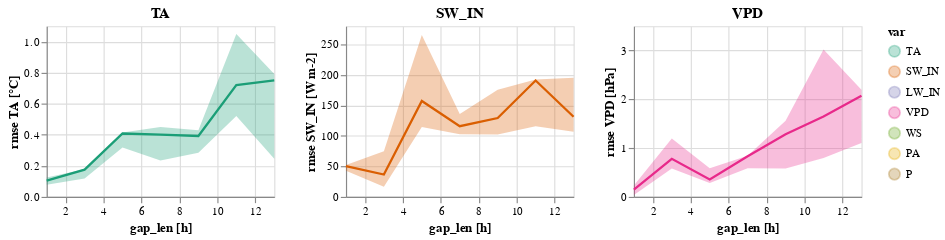

Notebook source saved alongside this figure:
### Code cell
plot_gap_len(gap_len)

### Figure 1 — Vega-Lite specification as saved in the notebook (floating-point values rounded to 4 significant figures)
{"config": {"view": {"continuousWidth": 400, "continuousHeight": 300}}, "vconcat": [{"hconcat": [{"layer": [{"mark": "line", "encoding": {"color": {"field": "var", "scale": {"domain": ["TA", "SW_IN", "LW_IN", "VPD", "WS", "PA", "P"], "range": ["#1B9E77", "#D95F02", "#7570B3", "#E7298A", "#66A61E", "#E6AB02", "#A6761D", "#666666"]}, "type": "nominal"}, "x": {"axis": {"labelAngle": 0}, "field": "gap_len", "title": "gap_len [h]", "type": "quantitative"}, "y": {"field": "median", "title": "rmse TA [°C]", "type": "quantitative"}}}, {"mark": "errorband", "encoding": {"color": {"field": "var", "type": "nominal"}, "x": {"field": "gap_len", "type": "quantitative"}, "y": {"field": "Q1", "title": "rmse TA [°C]", "type": "quantitative"}, "y2": {"field": "Q3"}}}], "height": 150, "title": "TA", "width": 200}, {"layer": [{"mark": "line", "encoding": {"color": {"field": "var", "scale": {"domain": ["TA", "SW_IN", "LW_IN", "VPD", "WS", "PA", "P"], "range": ["#1B9E77", "#D95F02", "#7570B3", "#E7298A", "#66A61E", "#E6AB02", "#A6761D", "#666666"]}, "type": "nominal"}, "x": {"axis": {"labelAngle": 0}, "field": "gap_len", "title": "gap_len [h]", "type": "quantitative"}, "y": {"field": "median", "title": "rmse SW_IN [W m-2]", "type": "quantitative"}}}, {"mark": "errorband", "encoding": {"color": {"field": "var", "type": "nominal"}, "x": {"field": "gap_len", "type": "quantitative"}, "y": {"field": "Q1", "title": "rmse SW_IN [W m-2]", "type": "quantitative"}, "y2": {"field": "Q3"}}}], "data": {"name": "data-463e50ac25fa397fc4cbe444688eeb9c"}, "height": 150, "title": "SW_IN", "width": 200}, {"layer": [{"mark": "line", "encoding": {"color": {"field": "var", "scale": {"domain": ["TA", "SW_IN", "LW_IN", "VPD", "WS", "PA", "P"], "range": ["#1B9E77", "#D95F02", "#7570B3", "#E7298A", "#66A61E", "#E6AB02", "#A6761D", "#666666"]}, "type": "nominal"}, "x": {"axis": {"labelAngle": 0}, "field": "gap_len", "title": "gap_len [h]", "type": "quantitative"}, "y": {"field": "median", "title": "rmse VPD [hPa]", "type": "quantitative"}}}, {"mark": "errorband", "encoding": {"color": {"field": "var", "type": "nominal"}, "x": {"field": "gap_len", "type": "quantitative"}, "y": {"field": "Q1", "title": "rmse VPD [hPa]", "type": "quantitative"}, "y2": {"field": "Q3"}}}], "data": {"name": "data-c05cc04a0f67f858bf435d9f56850c00"}, "height": 150, "title": "VPD", "width": 200}]}], "data": {"name": "data-d39450f28186513445e6f72fb748ad14"}, "resolve": {"scale": {"y": "independent"}}, "$schema": "https://vega.github.io/schema/vega-lite/v5.2.0.json", "datasets": {"data-d39450f28186513445e6f72fb748ad14": [{"var": "TA", "gap_len": 1.0, "method": "KalmanFilter", "median": 0.1043, "Q1": 0.07866, "Q3": 0.124, "min": 0.007522, "max": 0.1528}, {"var": "TA", "gap_len": 3.0, "method": "KalmanFilter", "median": 0.1755, "Q1": 0.118, "Q3": 0.1785, "min": 0.07917, "max": 0.3189}, {"var": "TA", "gap_len": 5.0, "method": "KalmanFilter", "median": 0.4082, "Q1": 0.3182, "Q3": 0.4144, "min": 0.0498, "max": 0.4933}, {"var": "TA", "gap_len": 7.0, "method": "KalmanFilter", "median": 0.4008, "Q1": 0.2351, "Q3": 0.4509, "min": 0.193, "max": 0.4709}, {"var": "TA", "gap_len": 9.0, "method": "KalmanFilter", "median": 0.3925, "Q1": 0.2838, "Q3": 0.4287, "min": 0.2586, "max": 0.7962}, {"var": "TA", "gap_len": 11.0, "method": "KalmanFilter", "median": 0.7205, "Q1": 0.5206, "Q3": 1.049, "min": 0.2373, "max": 1.058}, {"var": "TA", "gap_len": 13.0, "method": "KalmanFilter", "median": 0.7501, "Q1": 0.2449, "Q3": 0.792, "min": 0.1679, "max": 1.543}], "data-463e50ac25fa397fc4cbe444688eeb9c": [{"var": "SW_IN", "gap_len": 1.0, "method": "KalmanFilter", "median": 50.6, "Q1": 42.98, "Q3": 52.13, "min": 29.77, "max": 71.45}, {"var": "SW_IN", "gap_len": 3.0, "method": "KalmanFilter", "median": 36.59, "Q1": 16.53, "Q3": 74.91, "min": 12.91, "max": 157.2}, {"var": "SW_IN", "gap_len": 5.0, "method": "KalmanFilter", "median": 157.2, "Q1": 114.6, "Q3": 265.4, "min": 17.09, "max": 322.9}, {"var": "SW_IN", "gap_len": 7.0, "method": "KalmanFilter", "median": 115.9, "Q1": 102.8, "Q3": 136.1, "min": 97.93, "max": 137.7}, {"var": "SW_IN", "gap_len": 9.0, "method": "KalmanFilter", "median": 129.3, "Q1": 102.4, "Q3": 175.8, "min": 93.15, "max": 303.7}, {"var": "SW_IN", "gap_len": 11.0, "method": "KalmanFilter", "median": 190.8, "Q1": 115.9, "Q3": 192.6, "min": 82.36, "max": 210.8}, {"var": "SW_IN", "gap_len": 13.0, "method": "KalmanFilter", "median": 131.4, "Q1": 106.7, "Q3": 195.4, "min": 102.5, "max": 289.6}], "data-c05cc04a0f67f858bf435d9f56850c00": [{"var": "VPD", "gap_len": 1.0, "method": "KalmanFilter", "median": 0.1467, "Q1": 0.04097, "Q3": 0.2313, "min": 0.0204, "max": 1.033}, {"var": "VPD", "gap_len": 3.0, "method": "KalmanFilter", "median": 0.7798, "Q1": 0.5838, "Q3": 1.199, "min": 0.4863, "max": 3.044}, {"var": "VPD", "gap_len": 5.0, "method": "KalmanFilter", "median": 0.3563, "Q1": 0.2848, "Q3": 0.5891, "min": 0.1139, "max": 1.368}, {"var": "VPD", "gap_len": 7.0, "method": "KalmanFilter", "median": 0.8316, "Q1": 0.5868, "Q3": 0.8438, "min": 0.2673, "max": 1.082}, {"var": "VPD", "gap_len": 9.0, "method": "KalmanFilter", "median": 1.285, "Q1": 0.5819, "Q3": 1.559, "min": 0.2622, "max": 2.054}, {"var": "VPD", "gap_len": 11.0, "method": "KalmanFilter", "median": 1.646, "Q1": 0.7981, "Q3": 3.023, "min": 0.5397, "max": 4.677}, {"var": "VPD", "gap_len": 13.0, "method": "KalmanFilter", "median": 2.073, "Q1": 1.105, "Q3": 2.196, "min": 0.6772, "max": 4.314}]}}
